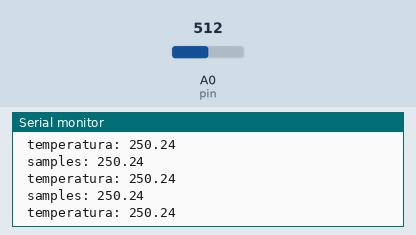
Simulated run of this sketch. Board: Arduino Uno, built with avr-gcc and run on an emulated ATmega328P. Shown: the last lines printed to the serial monitor. The test bench sets the inputs (shaded band); at power-on: A0 (pin) = 512.

Above: at 1.2 s.
1.3 s: A0 (pin) set to 716
At 1.82 s:
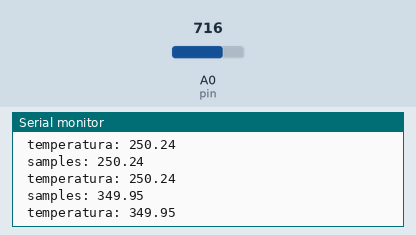
2.8 s: A0 (pin) set to 900
At 2.83 s:
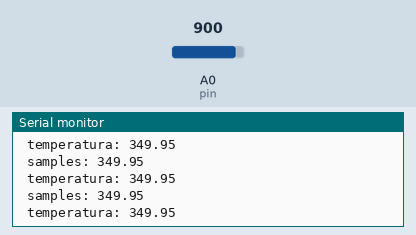
Timing chart, 0 to 5.8 s (numbered marks = the images above; inputs shaded):
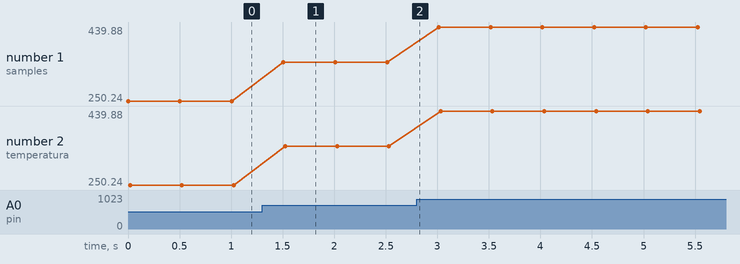

Measured:
- after the input at 1.3 s, the serial monitor: prints a new line after 0.21 s (image 1)
- plotted number 1: 250.24 → 349.95 after the input at 1.3 s, 349.95 → 439.88 after the input at 2.8 s
- plotted number 2: 250.24 → 349.95 after the input at 1.3 s, 349.95 → 439.88 after the input at 2.8 s

The sketch:

teste_lm35.ino
```cpp
int pin = A0;
float tempc = 0;
float samples[8];

int i;

void setup()
{

 Serial.begin(9600);
}

void loop()
{
  for(i=0;i<=7; i++){
  samples[i]= analogRead(pin)*0.4887585532746823069403714565;
tempc = tempc + samples[i];
                }

Serial.print(" samples: ");
Serial.println(samples[7]);

tempc= tempc/8;

Serial.print(" temperatura: ");
Serial.println(tempc);


delay(500);
tempc=0;
}
```
